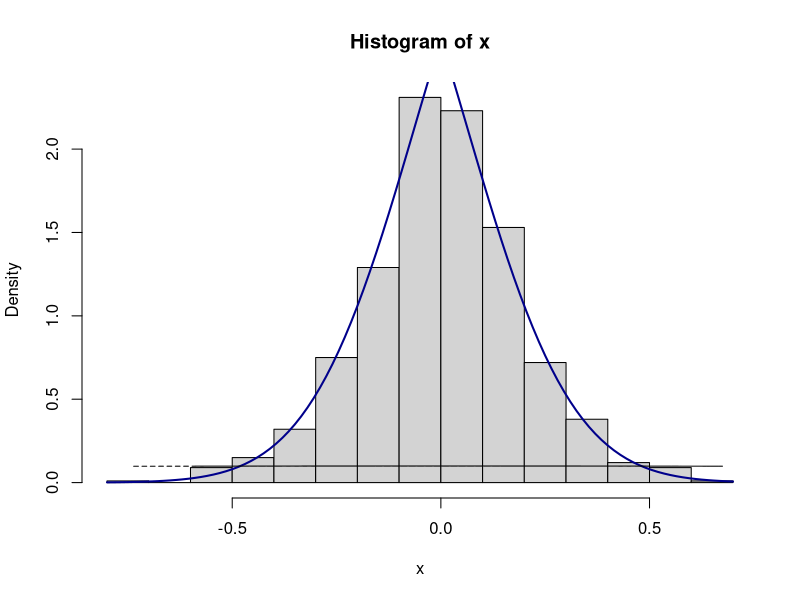

Generate this figure with R:
# function for calculating density of (zero centered dual Voigt)
ddualvoigt<-function(x,gamma,sigma){
	erfc = 2*(1-pnorm(gamma/sigma))
	dens <- sigma/(sqrt(2*pi))*exp(-(gamma^2/(2*sigma^2)))*(1/erfc)*
	exp(-(gamma*abs(x)+x^2*sigma^2/2 ))
	return(dens)
}

# function for random sample from (zero centered) dual Voigt
rdualvoigt <- function(n,gamma,sigma){
	rdualsample=vector()
ngood=length(rdualsample)
while(ngood<n){
	c=rnorm(1,mean=-gamma/sigma^2,sd=1/sigma)
	if (c > 0) rdualsample = c(c,rdualsample)
	if(c < -2*gamma/sigma^2) rdualsample = c(c + 2*gamma/sigma^2 ,rdualsample)
	ngood=length(rdualsample)
}	
return(rdualsample)
}
# example: n size sample from dual voigt
n= 1000
gamma=3
sigma=4
x=rdualvoigt( n , gamma, sigma)
# histogram of dual voigt sample
hist(x,probability =TRUE)
# superimpose pdf of dual voigt density
curve(ddualvoigt(x, gamma, sigma), 
      col="darkblue", lwd=2, add=TRUE, yaxt="n")

 # add normal?
lines( x, dnorm(x,mean=0, sd=sigma),lty=2, col="black" , type="l", lwd=1)

#add legend
#legend("topright", legend = c(paste("DualVoigtsample(0,", sigma,",", gamma,")"),
#paste("N(0,",sigma^2,")"),paste("Voigt(0,", sigma,",", gamma,")") ),
# lty=c(1,2,3),lwd=2,cex=1,bty="n") 

# calculate sample second moment
sum(x^2)/length(x)
# calculate sample variance
var(x)
# true variance
gamma^2/sigma^4 + 1/sigma^2 - 1/sigma*(gamma/(sigma^2*sqrt(2*pi))* exp(-gamma^2/(2*sigma^2)))/(1-pnorm(gamma/sigma))

# calculate sample fourth moment
sum(x^4)/length(x)
# true fourth moment
gamma^4/sigma^8 + 6*gamma^2/sigma^6 + 3/sigma^4 - (-5*gamma/sigma^5+gamma^3/sigma^7)* exp(-gamma^2/(2*sigma^2))/(1-pnorm(gamma/sigma))



